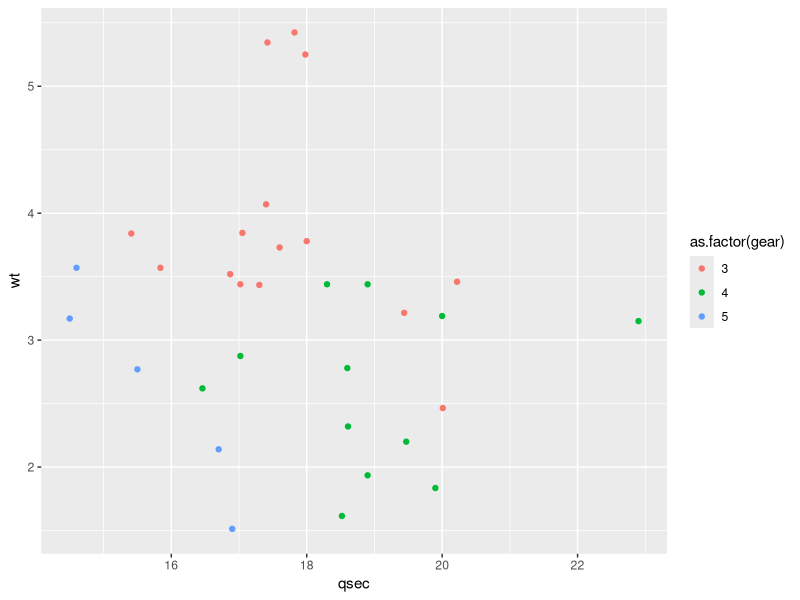

This chart was generated by the following R code:
## ---- chunk 1
knitr::opts_chunk$set(message=FALSE,
                      warning=FALSE,
                      cache.lazy=FALSE)
## ---- chunk 2

library(tidyverse)
library(knitr)

## ---- chunk 3

data(mtcars)

## ---- chunk 4

ggplot(mtcars, aes(qsec, wt, color = as.factor(gear))) +
  geom_point()

## ---- chunk 5

mtcars %>%
  kable()
